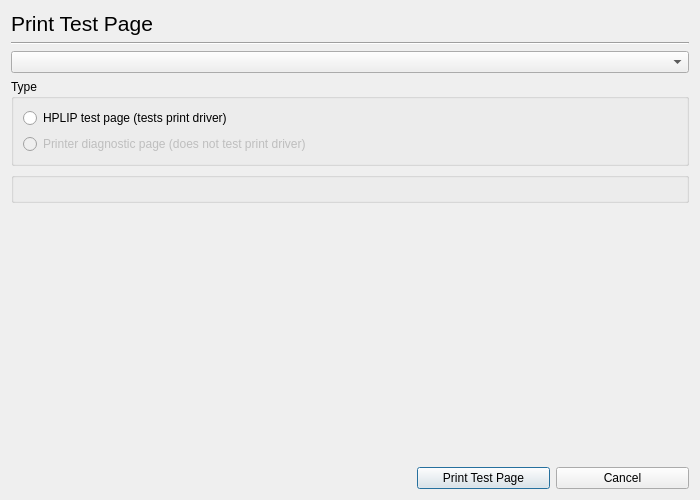
<ui version="4.0" >
 <class>Dialog</class>
 <widget class="QDialog" name="Dialog" >
  <property name="windowModality" >
   <enum>Qt::ApplicationModal</enum>
  </property>
  <property name="geometry" >
   <rect>
    <x>0</x>
    <y>0</y>
    <width>700</width>
    <height>500</height>
   </rect>
  </property>
  <property name="windowTitle" >
   <string>HP Device Manager - Print Test Page</string>
  </property>
  <layout class="QGridLayout" >
   <item row="0" column="0" >
    <widget class="QLabel" name="label" >
     <property name="font" >
      <font>
       <pointsize>16</pointsize>
      </font>
     </property>
     <property name="text" >
      <string>Print Test Page</string>
     </property>
    </widget>
   </item>
   <item row="1" column="0" colspan="4" >
    <widget class="Line" name="line" >
     <property name="orientation" >
      <enum>Qt::Horizontal</enum>
     </property>
    </widget>
   </item>
   <item row="2" column="0" colspan="4" >
    <widget class="PrinterNameComboBox" name="PrinterNameCombo" >
     <property name="sizePolicy" >
      <sizepolicy vsizetype="Preferred" hsizetype="Expanding" >
       <horstretch>0</horstretch>
       <verstretch>0</verstretch>
      </sizepolicy>
     </property>
    </widget>
   </item>
   <item row="3" column="0" colspan="4" >
    <widget class="QGroupBox" name="groupBox" >
     <property name="title" >
      <string>Type</string>
     </property>
     <layout class="QGridLayout" >
      <item row="0" column="0" >
       <widget class="QRadioButton" name="HPLIPTestPageRadioButton" >
        <property name="text" >
         <string>HPLIP test page (tests print driver)</string>
        </property>
       </widget>
      </item>
      <item row="1" column="0" >
       <widget class="QRadioButton" name="PrinterDiagnosticRadioButto" >
        <property name="enabled" >
         <bool>false</bool>
        </property>
        <property name="text" >
         <string>Printer diagnostic page (does not test print driver)</string>
        </property>
       </widget>
      </item>
     </layout>
    </widget>
   </item>
   <item row="4" column="0" colspan="4" >
    <widget class="LoadPaperGroupBox" name="LoadPaper" >
     <property name="title" >
      <string/>
     </property>
    </widget>
   </item>
   <item row="5" column="1" >
    <spacer>
     <property name="orientation" >
      <enum>Qt::Vertical</enum>
     </property>
     <property name="sizeType" >
      <enum>QSizePolicy::MinimumExpanding</enum>
     </property>
     <property name="sizeHint" >
      <size>
       <width>189</width>
       <height>61</height>
      </size>
     </property>
    </spacer>
   </item>
   <item row="6" column="0" colspan="2" >
    <spacer>
     <property name="orientation" >
      <enum>Qt::Horizontal</enum>
     </property>
     <property name="sizeHint" >
      <size>
       <width>400</width>
       <height>20</height>
      </size>
     </property>
    </spacer>
   </item>
   <item row="6" column="2" >
    <widget class="QPushButton" name="PrintTestpageButton" >
     <property name="text" >
      <string>Print Test Page</string>
     </property>
    </widget>
   </item>
   <item row="6" column="3" >
    <widget class="QPushButton" name="CancelButton" >
     <property name="text" >
      <string>Cancel</string>
     </property>
    </widget>
   </item>
  </layout>
 </widget>
 <customwidgets>
  <customwidget>
   <class>PrinterNameComboBox</class>
   <extends>QComboBox</extends>
   <header>printernamecombobox.h</header>
   <container>1</container>
  </customwidget>
  <customwidget>
   <class>LoadPaperGroupBox</class>
   <extends>QGroupBox</extends>
   <header>loadpapergroupbox.h</header>
   <container>1</container>
  </customwidget>
 </customwidgets>
 <resources/>
 <connections/>
</ui>
